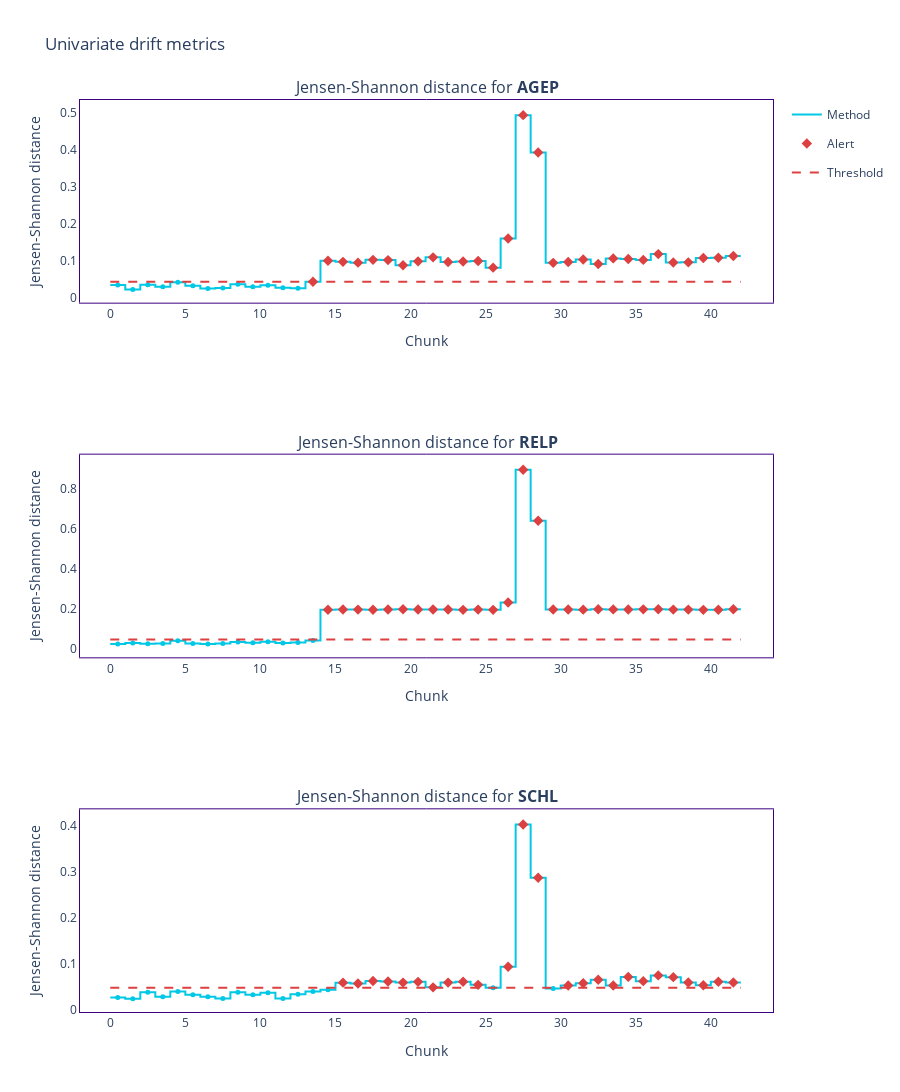

Notebook source saved alongside this figure:
### Code cell
feature_column_names = ['AGEP', 'SCHL', 'MAR', 'RELP', 'DIS', 'ESP', 'CIT', 'MIG',
                        'MIL', 'ANC', 'NATIVITY', 'DEAR', 'DEYE', 'DREM', 'SEX', 'RAC1P']

univariate_calculator = nml.UnivariateDriftCalculator(
    column_names=feature_column_names,
    chunk_size=chunk_size
)

univariate_calculator.fit(reference_df)
univariate_drift = univariate_calculator.calculate(analysis_df)

figure = univariate_drift.filter(period='analysis', column_names=['RELP','AGEP', 'SCHL']).plot(kind='drift')
figure.show()

### Figure 1 — Plotly figure (JSON) as saved in the notebook; plotly's stock layout.template omitted (floating-point values rounded to 4 significant figures; data arrays with more than 128 entries replaced by an {"elided": "..."} marker saying what was removed)
{"data": [{"hoverinfo": "skip", "legendgroup": "metric_analysis", "line": {"color": "#00c8e5", "shape": "hv", "width": 2}, "mode": "lines", "name": "Method", "showlegend": true, "type": "scatter", "x": [0, 1, 2, 3, 4, 5, 6, 7, 8, 9, 10, 11, 12, 13, 14, 15, 16, 17, 18, 19, 20, 21, 22, 23, 24, 25, 26, 27, 28, 29, 30, 31, 32, 33, 34, 35, 36, 37, 38, 39, 40, 41, 42], "xaxis": "x", "y": [0.03469, 0.02282, 0.03569, 0.02977, 0.04242, 0.03285, 0.02507, 0.02674, 0.03707, 0.03003, 0.03407, 0.02707, 0.02615, 0.0435, 0.1006, 0.09742, 0.09537, 0.1028, 0.1022, 0.08817, 0.09885, 0.1096, 0.09693, 0.09835, 0.09986, 0.08171, 0.1607, 0.4949, 0.3938, 0.09475, 0.0972, 0.1036, 0.09165, 0.1069, 0.105, 0.1028, 0.1185, 0.09574, 0.09607, 0.108, 0.1087, 0.1134, 0.1134], "yaxis": "y"}, {"customdata": {"elided": "42x6 mixed values"}, "hovertemplate": "%{customdata[1]} &nbsp; &nbsp; %{customdata[2]} <br />Chunk: <b>%{customdata[3]}</b> &nbsp; &nbsp; %{customdata[4]} <br />%{customdata[0]}: <b>%{customdata[5]}</b><b r /><extra></extra>", "legendgroup": "metric_analysis", "marker": {"color": "#00c8e5", "size": 5, "symbol": "circle"}, "mode": "markers", "name": "Method", "showlegend": false, "type": "scatter", "x": [0.5, 1.5, 2.5, 3.5, 4.5, 5.5, 6.5, 7.5, 8.5, 9.5, 10.5, 11.5, 12.5, 13.5, 14.5, 15.5, 16.5, 17.5, 18.5, 19.5, 20.5, 21.5, 22.5, 23.5, 24.5, 25.5, 26.5, 27.5, 28.5, 29.5, 30.5, 31.5, 32.5, 33.5, 34.5, 35.5, 36.5, 37.5, 38.5, 39.5, 40.5, 41.5], "xaxis": "x", "y": [0.03469, 0.02282, 0.03569, 0.02977, 0.04242, 0.03285, 0.02507, 0.02674, 0.03707, 0.03003, 0.03407, 0.02707, 0.02615, 0.0435, 0.1006, 0.09742, 0.09537, 0.1028, 0.1022, 0.08817, 0.09885, 0.1096, 0.09693, 0.09835, 0.09986, 0.08171, 0.1607, 0.4949, 0.3938, 0.09475, 0.0972, 0.1036, 0.09165, 0.1069, 0.105, 0.1028, 0.1185, 0.09574, 0.09607, 0.108, 0.1087, 0.1134, 0.1134], "yaxis": "y"}, {"hoverinfo": "skip", "legendgroup": "alert", "marker": {"color": "#DD4040", "size": 8, "symbol": "diamond"}, "mode": "markers", "name": "Alert", "showlegend": true, "type": "scatter", "x": [13.5, 14.5, 15.5, 16.5, 17.5, 18.5, 19.5, 20.5, 21.5, 22.5, 23.5, 24.5, 25.5, 26.5, 27.5, 28.5, 29.5, 30.5, 31.5, 32.5, 33.5, 34.5, 35.5, 36.5, 37.5, 38.5, 39.5, 40.5, 41.5], "xaxis": "x", "y": [0.0435, 0.1006, 0.09742, 0.09537, 0.1028, 0.1022, 0.08817, 0.09885, 0.1096, 0.09693, 0.09835, 0.09986, 0.08171, 0.1607, 0.4949, 0.3938, 0.09475, 0.0972, 0.1036, 0.09165, 0.1069, 0.105, 0.1028, 0.1185, 0.09574, 0.09607, 0.108, 0.1087, 0.1134], "yaxis": "y"}, {"hoverinfo": "skip", "legendgroup": "thresh", "line": {"color": "#DD4040", "dash": "dash", "width": 2}, "mode": "lines", "name": "Threshold", "showlegend": true, "type": "scatter", "x": [0, 1, 2, 3, 4, 5, 6, 7, 8, 9, 10, 11, 12, 13, 14, 15, 16, 17, 18, 19, 20, 21, 22, 23, 24, 25, 26, 27, 28, 29, 30, 31, 32, 33, 34, 35, 36, 37, 38, 39, 40, 41, 42], "xaxis": "x", "y": [0.04326, 0.04326, 0.04326, 0.04326, 0.04326, 0.04326, 0.04326, 0.04326, 0.04326, 0.04326, 0.04326, 0.04326, 0.04326, 0.04326, 0.04326, 0.04326, 0.04326, 0.04326, 0.04326, 0.04326, 0.04326, 0.04326, 0.04326, 0.04326, 0.04326, 0.04326, 0.04326, 0.04326, 0.04326, 0.04326, 0.04326, 0.04326, 0.04326, 0.04326, 0.04326, 0.04326, 0.04326, 0.04326, 0.04326, 0.04326, 0.04326, 0.04326, 0.04326], "yaxis": "y"}, {"hoverinfo": "skip", "legendgroup": "metric_analysis", "line": {"color": "#00c8e5", "shape": "hv", "width": 2}, "mode": "lines", "name": "Method", "showlegend": false, "type": "scatter", "x": [0, 1, 2, 3, 4, 5, 6, 7, 8, 9, 10, 11, 12, 13, 14, 15, 16, 17, 18, 19, 20, 21, 22, 23, 24, 25, 26, 27, 28, 29, 30, 31, 32, 33, 34, 35, 36, 37, 38, 39, 40, 41, 42], "xaxis": "x2", "y": [0.02607, 0.03206, 0.02713, 0.0285, 0.04215, 0.02917, 0.02676, 0.02889, 0.03676, 0.03272, 0.03767, 0.03122, 0.03415, 0.04369, 0.1978, 0.1986, 0.1984, 0.1975, 0.1989, 0.2004, 0.1986, 0.1989, 0.1992, 0.197, 0.1984, 0.1972, 0.2337, 0.8969, 0.642, 0.1986, 0.1989, 0.1981, 0.2001, 0.1994, 0.1992, 0.1996, 0.2005, 0.1984, 0.1983, 0.1972, 0.1974, 0.2003, 0.2003], "yaxis": "y2"}, {"customdata": {"elided": "42x6 mixed values"}, "hovertemplate": "%{customdata[1]} &nbsp; &nbsp; %{customdata[2]} <br />Chunk: <b>%{customdata[3]}</b> &nbsp; &nbsp; %{customdata[4]} <br />%{customdata[0]}: <b>%{customdata[5]}</b><b r /><extra></extra>", "legendgroup": "metric_analysis", "marker": {"color": "#00c8e5", "size": 5, "symbol": "circle"}, "mode": "markers", "name": "Method", "showlegend": false, "type": "scatter", "x": [0.5, 1.5, 2.5, 3.5, 4.5, 5.5, 6.5, 7.5, 8.5, 9.5, 10.5, 11.5, 12.5, 13.5, 14.5, 15.5, 16.5, 17.5, 18.5, 19.5, 20.5, 21.5, 22.5, 23.5, 24.5, 25.5, 26.5, 27.5, 28.5, 29.5, 30.5, 31.5, 32.5, 33.5, 34.5, 35.5, 36.5, 37.5, 38.5, 39.5, 40.5, 41.5], "xaxis": "x2", "y": [0.02607, 0.03206, 0.02713, 0.0285, 0.04215, 0.02917, 0.02676, 0.02889, 0.03676, 0.03272, 0.03767, 0.03122, 0.03415, 0.04369, 0.1978, 0.1986, 0.1984, 0.1975, 0.1989, 0.2004, 0.1986, 0.1989, 0.1992, 0.197, 0.1984, 0.1972, 0.2337, 0.8969, 0.642, 0.1986, 0.1989, 0.1981, 0.2001, 0.1994, 0.1992, 0.1996, 0.2005, 0.1984, 0.1983, 0.1972, 0.1974, 0.2003, 0.2003], "yaxis": "y2"}, {"hoverinfo": "skip", "legendgroup": "alert", "marker": {"color": "#DD4040", "size": 8, "symbol": "diamond"}, "mode": "markers", "name": "Alert", "showlegend": false, "type": "scatter", "x": [14.5, 15.5, 16.5, 17.5, 18.5, 19.5, 20.5, 21.5, 22.5, 23.5, 24.5, 25.5, 26.5, 27.5, 28.5, 29.5, 30.5, 31.5, 32.5, 33.5, 34.5, 35.5, 36.5, 37.5, 38.5, 39.5, 40.5, 41.5], "xaxis": "x2", "y": [0.1978, 0.1986, 0.1984, 0.1975, 0.1989, 0.2004, 0.1986, 0.1989, 0.1992, 0.197, 0.1984, 0.1972, 0.2337, 0.8969, 0.642, 0.1986, 0.1989, 0.1981, 0.2001, 0.1994, 0.1992, 0.1996, 0.2005, 0.1984, 0.1983, 0.1972, 0.1974, 0.2003], "yaxis": "y2"}, {"hoverinfo": "skip", "legendgroup": "thresh", "line": {"color": "#DD4040", "dash": "dash", "width": 2}, "mode": "lines", "name": "Threshold", "showlegend": false, "type": "scatter", "x": [0, 1, 2, 3, 4, 5, 6, 7, 8, 9, 10, 11, 12, 13, 14, 15, 16, 17, 18, 19, 20, 21, 22, 23, 24, 25, 26, 27, 28, 29, 30, 31, 32, 33, 34, 35, 36, 37, 38, 39, 40, 41, 42], "xaxis": "x2", "y": [0.04889, 0.04889, 0.04889, 0.04889, 0.04889, 0.04889, 0.04889, 0.04889, 0.04889, 0.04889, 0.04889, 0.04889, 0.04889, 0.04889, 0.04889, 0.04889, 0.04889, 0.04889, 0.04889, 0.04889, 0.04889, 0.04889, 0.04889, 0.04889, 0.04889, 0.04889, 0.04889, 0.04889, 0.04889, 0.04889, 0.04889, 0.04889, 0.04889, 0.04889, 0.04889, 0.04889, 0.04889, 0.04889, 0.04889, 0.04889, 0.04889, 0.04889, 0.04889], "yaxis": "y2"}, {"hoverinfo": "skip", "legendgroup": "metric_analysis", "line": {"color": "#00c8e5", "shape": "hv", "width": 2}, "mode": "lines", "name": "Method", "showlegend": false, "type": "scatter", "x": [0, 1, 2, 3, 4, 5, 6, 7, 8, 9, 10, 11, 12, 13, 14, 15, 16, 17, 18, 19, 20, 21, 22, 23, 24, 25, 26, 27, 28, 29, 30, 31, 32, 33, 34, 35, 36, 37, 38, 39, 40, 41, 42], "xaxis": "x3", "y": [0.02642, 0.02371, 0.0376, 0.02792, 0.03915, 0.03233, 0.02784, 0.02418, 0.03788, 0.03237, 0.03658, 0.02426, 0.03343, 0.03968, 0.04313, 0.05863, 0.05666, 0.06221, 0.06107, 0.0587, 0.06038, 0.04846, 0.05872, 0.06059, 0.05387, 0.04729, 0.09314, 0.4018, 0.2861, 0.04603, 0.05233, 0.05737, 0.0648, 0.05239, 0.07112, 0.06186, 0.07429, 0.07055, 0.05899, 0.05314, 0.06063, 0.05888, 0.05888], "yaxis": "y3"}, {"customdata": {"elided": "42x6 mixed values"}, "hovertemplate": "%{customdata[1]} &nbsp; &nbsp; %{customdata[2]} <br />Chunk: <b>%{customdata[3]}</b> &nbsp; &nbsp; %{customdata[4]} <br />%{customdata[0]}: <b>%{customdata[5]}</b><b r /><extra></extra>", "legendgroup": "metric_analysis", "marker": {"color": "#00c8e5", "size": 5, "symbol": "circle"}, "mode": "markers", "name": "Method", "showlegend": false, "type": "scatter", "x": [0.5, 1.5, 2.5, 3.5, 4.5, 5.5, 6.5, 7.5, 8.5, 9.5, 10.5, 11.5, 12.5, 13.5, 14.5, 15.5, 16.5, 17.5, 18.5, 19.5, 20.5, 21.5, 22.5, 23.5, 24.5, 25.5, 26.5, 27.5, 28.5, 29.5, 30.5, 31.5, 32.5, 33.5, 34.5, 35.5, 36.5, 37.5, 38.5, 39.5, 40.5, 41.5], "xaxis": "x3", "y": [0.02642, 0.02371, 0.0376, 0.02792, 0.03915, 0.03233, 0.02784, 0.02418, 0.03788, 0.03237, 0.03658, 0.02426, 0.03343, 0.03968, 0.04313, 0.05863, 0.05666, 0.06221, 0.06107, 0.0587, 0.06038, 0.04846, 0.05872, 0.06059, 0.05387, 0.04729, 0.09314, 0.4018, 0.2861, 0.04603, 0.05233, 0.05737, 0.0648, 0.05239, 0.07112, 0.06186, 0.07429, 0.07055, 0.05899, 0.05314, 0.06063, 0.05888, 0.05888], "yaxis": "y3"}, {"hoverinfo": "skip", "legendgroup": "alert", "marker": {"color": "#DD4040", "size": 8, "symbol": "diamond"}, "mode": "markers", "name": "Alert", "showlegend": false, "type": "scatter", "x": [15.5, 16.5, 17.5, 18.5, 19.5, 20.5, 21.5, 22.5, 23.5, 24.5, 26.5, 27.5, 28.5, 30.5, 31.5, 32.5, 33.5, 34.5, 35.5, 36.5, 37.5, 38.5, 39.5, 40.5, 41.5], "xaxis": "x3", "y": [0.05863, 0.05666, 0.06221, 0.06107, 0.0587, 0.06038, 0.04846, 0.05872, 0.06059, 0.05387, 0.09314, 0.4018, 0.2861, 0.05233, 0.05737, 0.0648, 0.05239, 0.07112, 0.06186, 0.07429, 0.07055, 0.05899, 0.05314, 0.06063, 0.05888], "yaxis": "y3"}, {"hoverinfo": "skip", "legendgroup": "thresh", "line": {"color": "#DD4040", "dash": "dash", "width": 2}, "mode": "lines", "name": "Threshold", "showlegend": false, "type": "scatter", "x": [0, 1, 2, 3, 4, 5, 6, 7, 8, 9, 10, 11, 12, 13, 14, 15, 16, 17, 18, 19, 20, 21, 22, 23, 24, 25, 26, 27, 28, 29, 30, 31, 32, 33, 34, 35, 36, 37, 38, 39, 40, 41, 42], "xaxis": "x3", "y": [0.04757, 0.04757, 0.04757, 0.04757, 0.04757, 0.04757, 0.04757, 0.04757, 0.04757, 0.04757, 0.04757, 0.04757, 0.04757, 0.04757, 0.04757, 0.04757, 0.04757, 0.04757, 0.04757, 0.04757, 0.04757, 0.04757, 0.04757, 0.04757, 0.04757, 0.04757, 0.04757, 0.04757, 0.04757, 0.04757, 0.04757, 0.04757, 0.04757, 0.04757, 0.04757, 0.04757, 0.04757, 0.04757, 0.04757, 0.04757, 0.04757, 0.04757, 0.04757], "yaxis": "y3"}], "layout": {"annotations": [{"font": {"size": 16}, "showarrow": false, "text": "Jensen-Shannon distance for <b>AGEP</b>", "x": 0.5, "xanchor": "center", "xref": "paper", "y": 1, "yanchor": "bottom", "yref": "paper"}, {"font": {"size": 16}, "showarrow": false, "text": "Jensen-Shannon distance for <b>RELP</b>", "x": 0.5, "xanchor": "center", "xref": "paper", "y": 0.6111, "yanchor": "bottom", "yref": "paper"}, {"font": {"size": 16}, "showarrow": false, "text": "Jensen-Shannon distance for <b>SCHL</b>", "x": 0.5, "xanchor": "center", "xref": "paper", "y": 0.2222, "yanchor": "bottom", "yref": "paper"}], "height": 1500, "hoverlabel": {"bgcolor": "white", "font": {"size": 14}}, "legend": {"itemclick": false, "itemdoubleclick": false, "traceorder": "grouped"}, "paper_bgcolor": "rgba(255,255,255,1)", "plot_bgcolor": "rgba(255,255,255,1)", "title": {"text": "Univariate drift metrics"}, "xaxis": {"anchor": "y", "domain": [0, 1], "linecolor": "#3b0280", "matches": "x", "mirror": true, "showgrid": false, "title": {"text": "Chunk"}, "zeroline": false}, "xaxis2": {"anchor": "y2", "domain": [0, 1], "linecolor": "#3b0280", "matches": "x", "mirror": true, "showgrid": false, "title": {"text": "Chunk"}, "zeroline": false}, "xaxis3": {"anchor": "y3", "domain": [0, 1], "linecolor": "#3b0280", "matches": "x", "mirror": true, "showgrid": false, "title": {"text": "Chunk"}, "zeroline": false}, "yaxis": {"anchor": "x", "domain": [0.7778, 1], "linecolor": "#3b0280", "mirror": true, "showgrid": false, "title": {"text": "Jensen-Shannon distance"}, "zeroline": false}, "yaxis2": {"anchor": "x2", "domain": [0.3889, 0.6111], "linecolor": "#3b0280", "mirror": true, "showgrid": false, "title": {"text": "Jensen-Shannon distance"}, "zeroline": false}, "yaxis3": {"anchor": "x3", "domain": [0, 0.2222], "linecolor": "#3b0280", "mirror": true, "showgrid": false, "title": {"text": "Jensen-Shannon distance"}, "zeroline": false}}}
